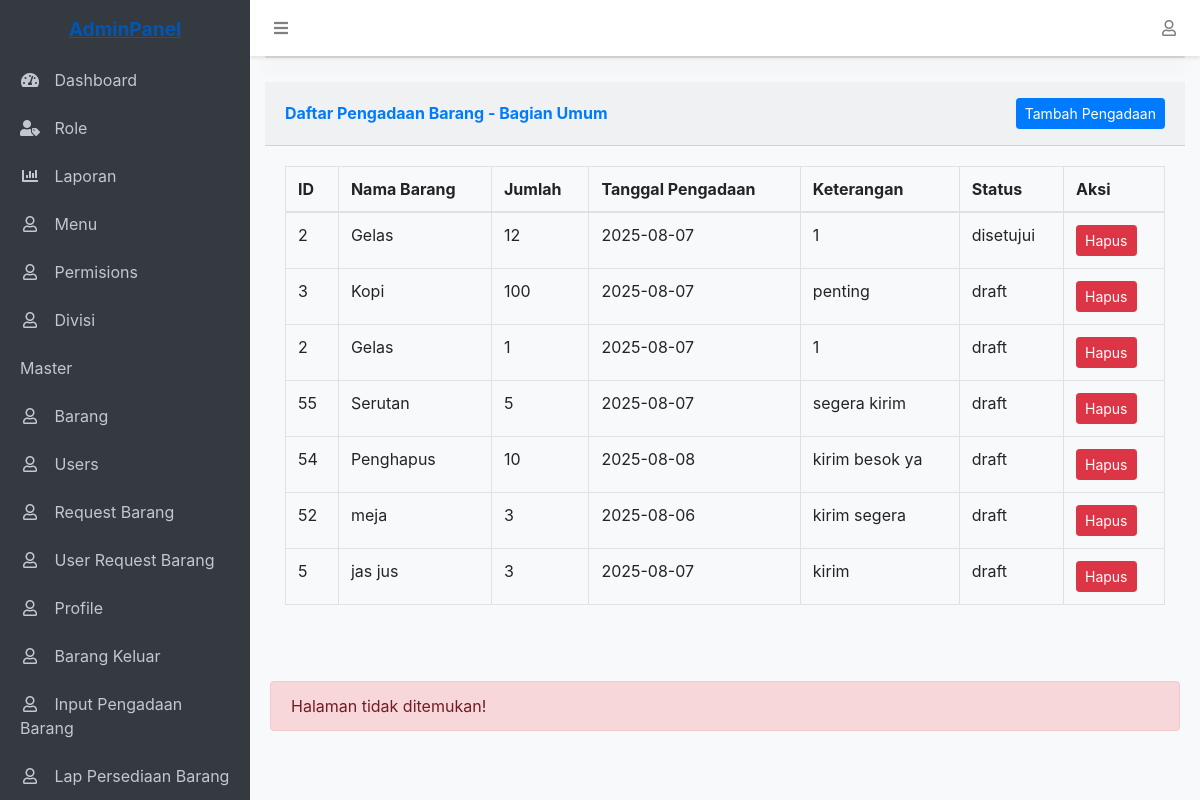
The page /main.php?page=tampil_pengadaan_barang_bu (signed in) on the database its author committed.
### tables this page shows
CREATE TABLE `pengadaan_barang` (
  `id` int(11) NOT NULL,
  `barang_id` varchar(255) NOT NULL,
  `jumlah` int(11) NOT NULL,
  `satuan` varchar(50) NOT NULL,
  `tanggal_pengadaan` date NOT NULL,
  `keterangan` text DEFAULT NULL,
  `status` varchar(50) NOT NULL,
  `created_at` timestamp NULL DEFAULT current_timestamp(),
  `updated_at` timestamp NULL DEFAULT current_timestamp() ON UPDATE current_timestamp()
);

CREATE TABLE `barang` (
  `id` bigint(20) UNSIGNED NOT NULL,
  `nama_barang` varchar(255) NOT NULL,
  `kategori` varchar(255) DEFAULT NULL,
  `stok_awal` int(11) NOT NULL DEFAULT 0,
  `satuan` varchar(255) NOT NULL,
  `created_at` timestamp NULL DEFAULT NULL,
  `updated_at` timestamp NULL DEFAULT NULL
);

CREATE TABLE `permissions` (
  `id` int(11) NOT NULL,
  `role_id` int(11) NOT NULL,
  `menu_id` int(11) NOT NULL,
  `can_view` tinyint(1) NOT NULL DEFAULT 0,
  `can_create` tinyint(1) NOT NULL DEFAULT 0,
  `can_edit` tinyint(1) NOT NULL DEFAULT 0,
  `can_delete` tinyint(1) NOT NULL DEFAULT 0,
  `created_at` timestamp NOT NULL DEFAULT current_timestamp(),
  `updated_at` timestamp NOT NULL DEFAULT current_timestamp() ON UPDATE current_timestamp()
);

CREATE TABLE `menus` (
  `id` int(11) NOT NULL,
  `parent_id` int(11) DEFAULT NULL,
  `name` varchar(50) NOT NULL,
  `icon` varchar(50) DEFAULT NULL,
  `url` varchar(100) DEFAULT NULL,
  `order` int(11) NOT NULL DEFAULT 0,
  `is_active` tinyint(1) NOT NULL DEFAULT 1,
  `created_at` timestamp NOT NULL DEFAULT current_timestamp(),
  `updated_at` timestamp NOT NULL DEFAULT current_timestamp() ON UPDATE current_timestamp()
);

### tampil_pengadaan_barang_bu.php (the view, shortened to what this page needs)
<?php
require 'config/database.php';
$sql = "SELECT *FROM pengadaan_barang LEFT JOIN barang ON pengadaan_barang.`barang_id`=barang.`id`;
";
$result = $conn->query($sql);
?>
<div class="container-fluid">
    <div class="card shadow mb-4"></div>
        <div class="card-header py-3 d-flex justify-content-between align-items-center">
            <h6 class="m-0 font-weight-bold text-primary">Daftar Pengadaan Barang - Bagian Umum</h6>
            <a href="?page=input_pengadaan_barang_bu" class="btn btn-primary btn-sm">Tambah Pengadaan</a>
        </div>
        <div class="card-body">
            <div class="table-responsive">
                <table class="table table-bordered" width="100%" cellspacing="0">
                    <thead>
                        <tr>
                            <th>ID</th>
                            <th>Nama Barang</th>
                            <th>Jumlah</th>
                            <th>Tanggal Pengadaan</th>
                            <th>Keterangan</th>
                            <th>Status</th>
                            <th>Aksi</th>
                        </tr>
                    </thead>
                    <tbody>
                        <?php
                        if ($result->num_rows > 0) {
                            while($row = $result->fetch_assoc()) {
                                echo "<tr>
                                    <td>{$row['id']}</td>
                                    <td>{$row['nama_barang']}</td>
                                    <td>{$row['jumlah']}</td>
                                    <td>{$row['tanggal_pengadaan']}</td>
                                    <td>{$row['keterangan']}</td>
                                    <td>{$row['status']}</td>
                                    <td>
                                        <a href='hapus_pengadaan.php?id={$row['id']}' class='btn btn-sm btn-danger' onclick=\"return confirm('Yakin ingin menghapus?')\">Hapus</a>
                                    </td>
                                </tr>";
                            }
                        } else {
                            echo "<tr><td colspan='7' class='text-center'>Tidak ada data</td></tr>";
                        }
                        ?>
                    </tbody>
                </table>
            </div>
        </div>
    </div>

### layout/sidebar.php (shortened to what this page needs)
<aside class="sidebar">
    <div class="sidebar-container">
        <ul class="sidebar-menu">
            <?php
            $menu = buildMenu($_SESSION['user_role_id']);
            foreach ($menu as $item):
                if (empty($item['children'])): ?>
                    <li class="<?php echo $active_menu == basename($item['url'] ?? '', '.php') ? 'active' : ''; ?>">
                        <a href="<?php echo $item['url'] ?? ''; ?>">
                            <?php if (isset($item['icon'])): ?>
                                <i class="<?php echo $item['icon']; ?>"></i>
                            <?php endif; ?>
                            <span><?php echo $item['name'] ?? ''; ?></span>
                        </a>
                    </li>
                <?php else: ?>
                    <?php foreach ($item['children'] as $child): ?>
                        <li class="<?php echo $active_menu == basename($child['url'] ?? '', '.php') ? 'active' : ''; ?>">
                            <a href="<?php echo $child['url'] ?? ''; ?>">
                                <?php if (isset($child['icon'])): ?>
                                    <i class="<?php echo $child['icon']; ?>"></i>
                                <?php endif; ?>
                                <span><?php echo $child['name'] ?? ''; ?></span>
                            </a>
                        </li>
                    <?php endforeach; ?>
                <?php endif; ?>
            <?php endforeach; ?>
        </ul>
    </div>
</aside>

### layout/header.php (style rules this page uses)
:root { --sidebar-width: 250px; --header-height: 56px; }
body { padding-top: var(--header-height); padding-left: var(--sidebar-width); background-color: #f8f9fa; min-height: 100vh; }
.sidebar { position: fixed; top: 0; left: 0; height: 100vh; width: var(--sidebar-width); background-color: #343a40; padding-top: var(--header-height); z-index: 1000; transition: all 0.3s; }
.sidebar-menu { list-style: none; padding: 0; }
.sidebar-menu li a { display: block; padding: 12px 20px; color: #c2c7d0; text-decoration: none; transition: all 0.3s; }
.sidebar-menu li a i { margin-right: 10px; width: 20px; text-align: center; }

### rows shown on the page
pengadaan_barang: barang "2", barang.nama_barang "Gelas", jumlah "12", tanggal_pengadaan "2025-08-07", keterangan "1", status "disetujui"
pengadaan_barang: barang "3", barang.nama_barang "Kopi", jumlah "100", tanggal_pengadaan "2025-08-07", keterangan "penting", status "draft"
pengadaan_barang: barang "2", barang.nama_barang "Gelas", jumlah "1", tanggal_pengadaan "2025-08-07", keterangan "1", status "draft"
pengadaan_barang: barang "55", barang.nama_barang "Serutan", jumlah "5", tanggal_pengadaan "2025-08-07", keterangan "segera kirim", status "draft"
pengadaan_barang: barang "54", barang.nama_barang "Penghapus", jumlah "10", tanggal_pengadaan "2025-08-08", keterangan "kirim besok ya", status "draft"
pengadaan_barang: barang "52", barang.nama_barang "meja", jumlah "3", tanggal_pengadaan "2025-08-06", keterangan "kirim segera", status "draft"
pengadaan_barang: barang "5", barang.nama_barang "jas jus", jumlah "3", tanggal_pengadaan "2025-08-07", keterangan "kirim", status "draft"
permissions: menu.name "Dashboard"
permissions: menu.name "Role"
permissions: menu.name "Laporan"
permissions: menu.name "Menu"
permissions: menu.name "Permisions"
permissions: menu.name "Divisi"
permissions: menu.name "Master"
permissions: menu.name "Barang"
permissions: menu.name "Users"
permissions: menu.name "Request Barang"
permissions: menu.name "User Request Barang"
permissions: menu.name "Profile"
permissions: menu.name "Barang Keluar"
permissions: menu.name "Input Pengadaan Barang"
permissions: menu.name "Lap Persediaan Barang"
